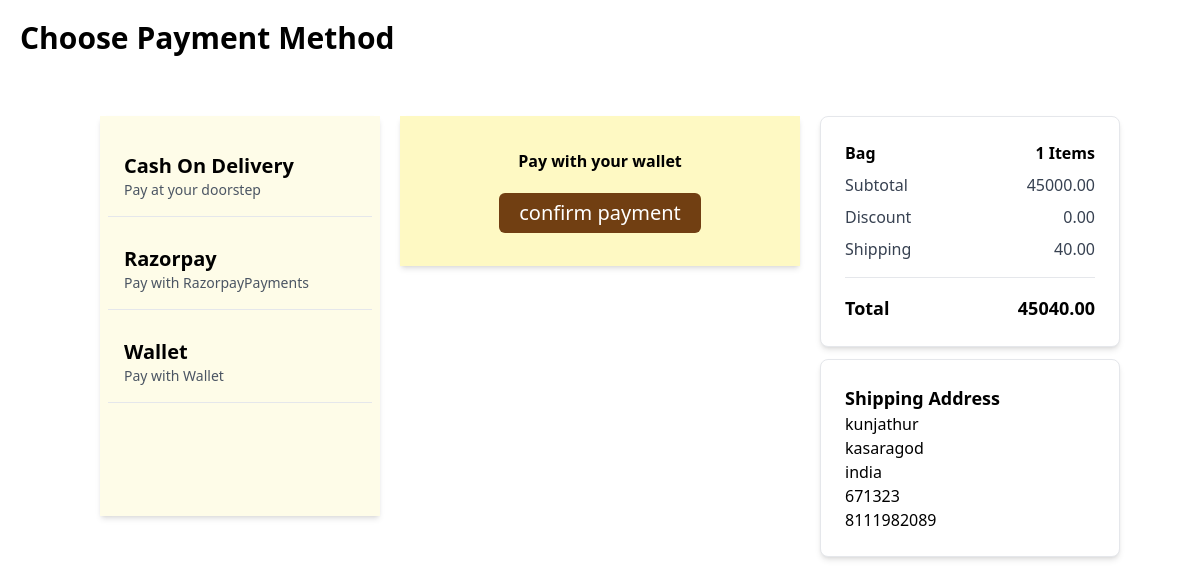
/cart/wallet_payment/2/ (signed in), run on the app's committed database.
### cart/models.py (models this page shows, shortened)
class Cart(models.Model):
    user = models.OneToOneField(Custom_user, on_delete=models.CASCADE)
    is_paid = models.BooleanField(default=False)
    total=models.DecimalField(max_digits=10,decimal_places=2, default=0)
    discnt=models.DecimalField(max_digits=10,decimal_places=2, default=0)
    total_quantity=models.IntegerField(default=0)
    shipping_charge=models.DecimalField(default=40, decimal_places=2, max_digits=10)
    grand_total=models.DecimalField(max_digits=10,decimal_places=2, default=0)

class Address(models.Model):
    user=models.ForeignKey(Custom_user, on_delete=models.CASCADE, related_name='addresses')
    full_name=models.CharField(max_length=50, null=True, blank=True)
    address=models.TextField(null=True, blank=True)
    city=models.CharField(max_length=50,null=True, blank=True)
    country=models.CharField(max_length=50, null=True, blank=True)
    pincode=models.IntegerField(null=True, blank=True)
    phone_No=models.IntegerField(null=True, blank=True)

### cart/views.py (the view)
# urls.py: path('wallet_payment/<int:id>/',views.wallet_payment, name="wallet_payment"),
@login_required(login_url='login')
def wallet_payment(request,id):
    user=request.user
    address = Address.objects.get(id=id)
    print(address.id)
    cart=Cart.objects.get(user=user)
    return render(request, 'user/walletpayment.html', {'cart': cart, 'address': address})

### templates/user/walletpayment.html (shortened to what this page needs)
{% extends 'payment.html' %}
{% block content %}
<body>
<div class="bg-yellow-100 shadow-md m-5 mt-10 text-center flex flex-col justify-center items-center" style="height: 150px; width: 400px;">
    <form method="post" action="{% url 'paywallet' address.id %}">
        <h5 class="font-semibold">Pay with your wallet </h5>
        <button class="bg-yellow-900 px-5 h-10 rounded-md mt-5 text-xl text-white">confirm payment</button>
    </form>
</div>
{% endblock content %}

### templates/payment.html (shortened to what this page needs)
<!DOCTYPE html>
<html lang="en">
<head>
  <script src="https://cdn.tailwindcss.com"></script>
</head>
<body>
  {% include 'payment_option.html' %}
  {% block content %}
  {% endblock content %}
    <div class="sm:w-1 md:w-1/4 lg:w-1/4 xl:w-1/4 mt-10">
    <div class="bg-white p-6 rounded-lg border shadow-md">
        <div class="mb-2 flex justify-between">
            <h2 class="text-black font-semibold"> Bag</h2>
            <h2 class="text-black font-semibold">{{cart.total_quantity }} Items</h2>
        </div>
        <div class="mb-2 flex justify-between">
            <p class="text-gray-700">Subtotal</p>
            <p class="text-gray-700">{{cart.total}}</p>
        </div>
        <div class="mb-2 flex justify-between">
            <p class="text-gray-700">Discount</p>
            <p class="text-gray-700">{{cart.discnt}}</p>
        </div>
        <div class="flex justify-between">
            <p class="text-gray-700">Shipping</p>
            <p class="text-gray-700">{{cart.shipping_charge}}</p>
        </div>
        <hr class="my-4" />
        <div class="flex justify-between">
            <p class="text-lg font-bold">Total</p>
                <p class=" text-lg font-bold">{{ cart.grand_total}}</p>
            </div>
        </div>
        <div class="bg-white mt-3  p-6 rounded-lg border shadow-md ">
         <div class="text-lg font-semibold">Shipping Address</div>
            <p>{{ address.address }}</p>
            <p>{{ address.city }}</p>
            <p>{{ address.country }}</p>
            <p>{{ address.pincode }}</p>
            <p>{{ address.phone_No }}</p>
        </div>
    </div>
    </div>
    </body>
    </html>

### data on the page
Cart: total_quantity "1", total "45000.00", discnt "0.00", shipping_charge "40.00", grand_total "45040.00"
Address: address "kunjathur", city "kasaragod", country "india", pincode "671323", phone_No "8111982089"
